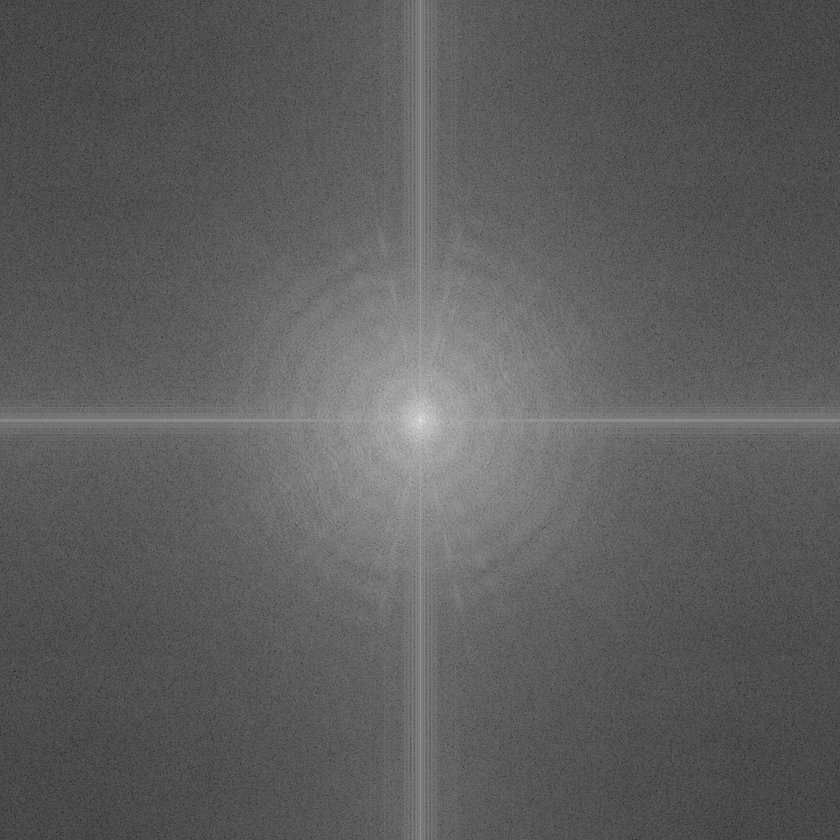
#> input picture FourierTransform/a_spectrum.png, 840 x 840 px, shrunk from 1080 x 1080 before the run; its folder holds only this picture in this run
$ python ImageTransform.py   (older library calls are emulated)
#> lines starting #> are read from the running program, lines starting #| are printed output that depends on the picture
#> the answer given: a_spectrum.png
import numpy as np
import cv2
import os

def image_fourier_transform(image_path):
    # 读取图像，以灰度模式打开（确保后续处理为单通道）
#> called with image_path = 'a_spectrum.png'
    img = cv2.imread(image_path, cv2.IMREAD_GRAYSCALE)
#> img is the input picture: shape (840, 840); min 30, max 240, mean 93.9
    if img is None:
        print(f"无法读取图像: {image_path}")
        return

    # 1. 执行傅里叶变换（核心计算，保留复数结果用于逆变换）
    f = np.fft.fft2(img)  # 二维傅里叶变换（结果为复数数组）
    fshift = np.fft.fftshift(f)  # 将零频率分量（低频）移到频谱中心

    # 2. 保存完整傅里叶变换结果（复数数组，确保逆变换完全恢复）
    file_name = os.path.splitext(os.path.basename(image_path))[0]
    directory = os.path.dirname(image_path) or os.getcwd()  # 处理当前目录路径
    fourier_output_path = os.path.join(directory, f"{file_name}_fourier.npy")
    np.save(fourier_output_path, fshift)

    # 3. 生成并优化频谱图（解决偏亮问题）
    # 步骤1：计算幅度谱（复数的模，反映频率分量的强度）
    magnitude_spectrum = np.abs(fshift)
    # 步骤2：对数变换（压缩高频分量的亮度范围，突出细节）
    # 加1是为了避免log(0)报错（幅度谱最小值为0）
    magnitude_spectrum_log = 20 * np.log1p(magnitude_spectrum)
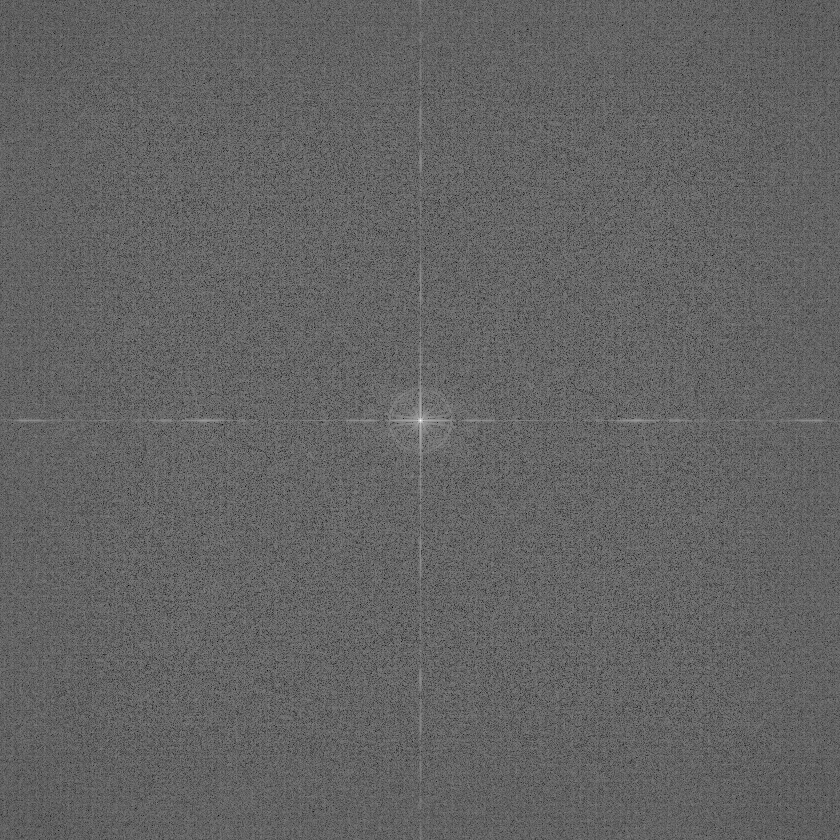
#> magnitude_spectrum_log: shape (840, 840) float64; min 30.61, max 360.2, mean 159.5; drawn with min black and max white
    # 步骤3：归一化到0-255（核心修复！解决偏亮问题）
    # 将对数变换后的数值映射到0-255，确保亮度正常
    magnitude_spectrum_norm = cv2.normalize(
        magnitude_spectrum_log,
        None,
        alpha=0,
        beta=255,
        norm_type=cv2.NORM_MINMAX,  # 按最小值-最大值归一化
        dtype=cv2.CV_8U  # 转换为8位无符号整数（图像标准格式）
    )

    # 保存优化后的频谱图
    spectrum_output_path = os.path.join(directory, f"{file_name}_spectrum.png")
    cv2.imwrite(spectrum_output_path, magnitude_spectrum_norm)

    print(f"傅里叶变换完成！")
    print(f"- 复数结果（用于逆变换）: {fourier_output_path}")
    print(f"- 频谱图: {spectrum_output_path}")

if __name__ == "__main__":
    image_path = input("请输入图像路径: ").strip()
    image_fourier_transform(image_path)
